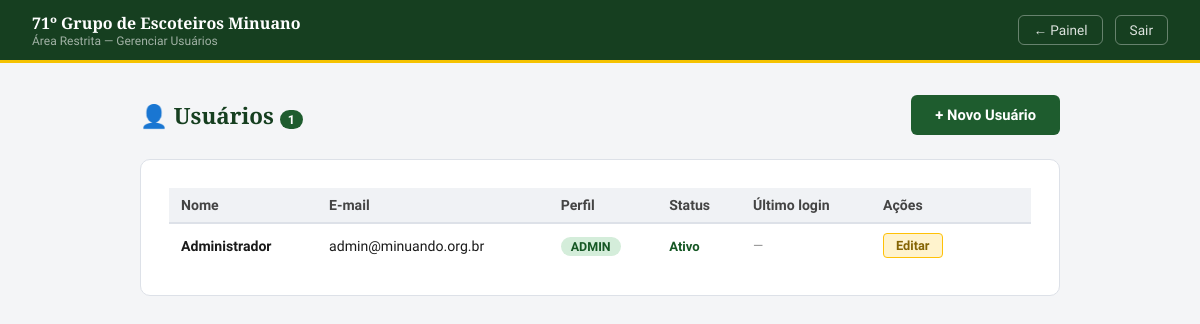
Page /admin/usuarios.php (signed in) on the earlier database version.
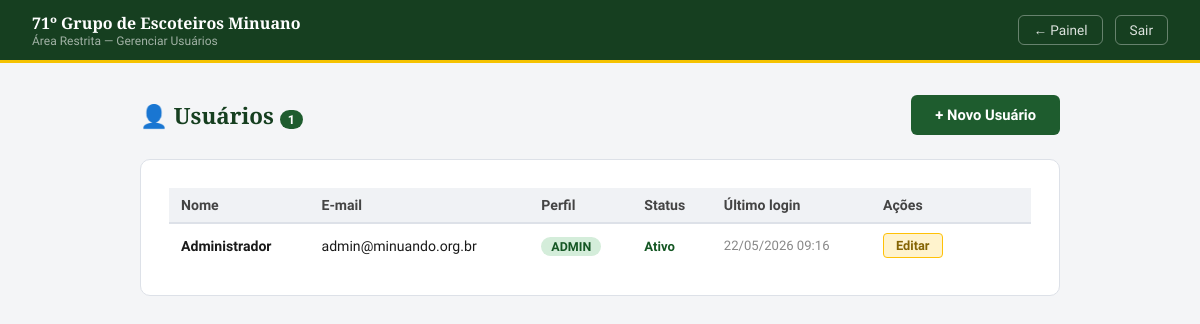
Same page on the later database version.
### tables this page shows
CREATE TABLE `usuarios` (
  `id` int(10) UNSIGNED NOT NULL,
  `nome` varchar(100) NOT NULL,
  `email` varchar(150) NOT NULL,
  `senha` varchar(255) NOT NULL,
  `perfil` enum('admin','editor','visualizador') NOT NULL DEFAULT 'editor',
  `ativo` tinyint(1) NOT NULL DEFAULT 1,
  `ultimo_login` datetime DEFAULT NULL,
  `created_at` datetime NOT NULL DEFAULT current_timestamp(),
  `updated_at` datetime NOT NULL DEFAULT current_timestamp() ON UPDATE current_timestamp()
);

### admin/usuarios.php (the view, shortened to what this page needs)
<?php
$db = getDB();
$usuarios = $db->query("SELECT id, nome, email, perfil, ativo, ultimo_login FROM usuarios ORDER BY nome")->fetchAll();
?>
<!DOCTYPE html>
<html lang="pt-BR">
<head>
  <link rel="stylesheet" href="../assets/css/main.css">
 <link rel="stylesheet" href="../assets/css/admin.css">
</head>
<body>
  <div class="topo">
    <div class="topo-texto">
      <h1>71º Grupo de Escoteiros Minuano</h1>
      <p>Área Restrita — Gerenciar Usuários</p>
    </div>
    <div class="topo-direita">
      <a href="../dashboard.php" class="btn-voltar">← Painel</a>
      <a href="../logout.php" class="btn-sair">Sair</a>
    </div>
  </div>
  <div class="admin-wrap">
    <div class="admin-topbar">
      <h2>👤 Usuários <span class="badge-count"><?= count($usuarios) ?></span></h2>
      <a href="usuario-insere.php" class="btn-primary">+ Novo Usuário</a>
    </div>
    <div class="card">
      <table class="doc-table">
        <thead>
          <tr>
            <th>Nome</th>
            <th>E-mail</th>
            <th>Perfil</th>
            <th>Status</th>
            <th>Último login</th>
            <th style="width:160px">Ações</th>
          </tr>
        </thead>
        <tbody>
          <?php foreach ($usuarios as $u): ?>
          <tr>
            <td><strong><?= htmlspecialchars($u['nome']) ?></strong></td>
            <td><?= htmlspecialchars($u['email']) ?></td>
            <td><span class="badge-perfil <?= $u['perfil'] ?>"><?= ucfirst($u['perfil']) ?></span></td>
            <td>
              <?php if ($u['ativo']): ?>
                <span style="color:#155724;font-weight:700;font-size:.82rem">Ativo</span>
              <?php else: ?>
                <span class="badge-inativo">Inativo</span>
              <?php endif; ?>
            </td>
            <td style="font-size:.82rem;color:#888">
              <?= $u['ultimo_login'] ? date('d/m/Y H:i', strtotime($u['ultimo_login'])) : '—' ?>
            </td>
            <td>
              <div class="actions">
                <a href="usuario-atualiza.php?id=<?= $u['id'] ?>" class="btn-sm btn-warning">Editar</a>
              </div>
            </td>
          </tr>
          <?php endforeach; ?>
        </tbody>
      </table>
    </div>
  </div>
</body>
</html>

Differences in the rows shown:
changed usuarios "Administrador": ultimo_login (not shown) → "22/05/2026 09:16"; no longer shows "—"
